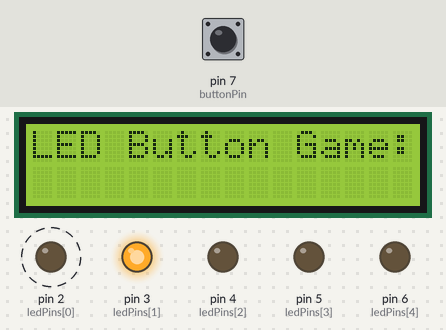
The sketch below on a simulated Arduino Uno, built with avr-gcc and run on an emulated ATmega328P. On the bench: 16×2 character LCD, output pins drawn as LEDs (lit = HIGH). Dashed ring = blinking. The inputs (shaded band) are chosen by the test bench; at power-on: pin 7 (buttonPin) LOW.

Above: at 0.36 s.
1.3 s: pin 7 (buttonPin) pulled HIGH for 3.2 s
At 2.2 s:
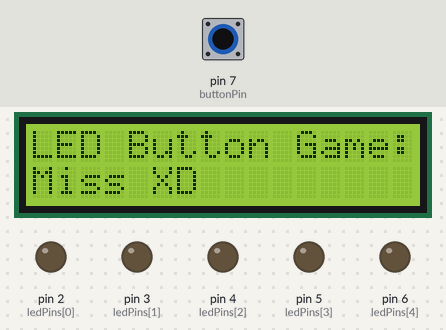
At 2.81 s:
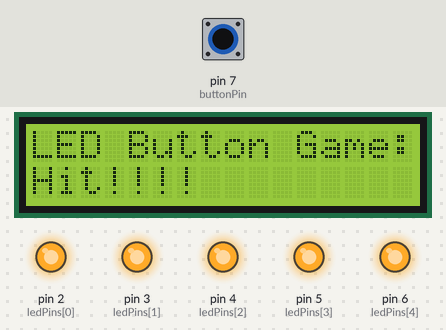
Timing chart, 0 to 12.0 s (numbered marks = the images above; inputs shaded):
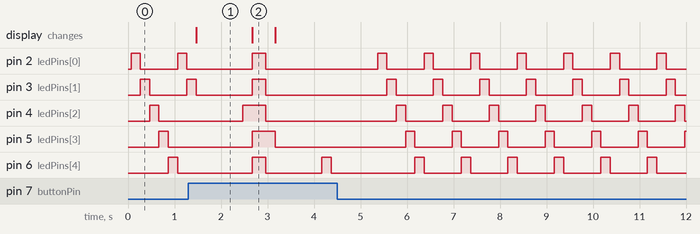

The sketch:

12C.ino
```cpp
// 12c: Print out the number of the lit LED to the LCD when the button is pushed
#include <LiquidCrystal.h>                //Load Liquid Crystal Library
LiquidCrystal LCD(10, 9, 8, 11, 12, 13);  //Create Liquid Crystal Object called LCD
const int ledPins[] = { 2, 3, 4, 5, 6 };
const int numLeds = 5;
const int delayTime = 200;  // 200ms delay between LEDs
const int buttonPin = 7;


void setup() {
  for (int i = 0; i < numLeds; i++) {
    pinMode(ledPins[i], OUTPUT);
  }
  LCD.begin(16, 2);
  LCD.setCursor(0, 0);            //Set LCD cursor to upper left corner, column 0, row 0
  LCD.print("LED Button Game:");  //Print Message on First Row
  // Initialize LED pins
  pinMode(buttonPin, INPUT);
  for (int i = 0; i < numLeds; i++) {
    pinMode(ledPins[i], OUTPUT);
  }
}

void loop() {
  for (int i = 0; i < numLeds; i++) {
    digitalWrite(ledPins[i], HIGH);
    delay(delayTime);
    if (digitalRead(buttonPin) == HIGH && i == 2) {
      // Correct timing
      LCD.setCursor(0, 1);  //Go to 1st column(column 0) and 2nd row(row 1)
      LCD.print("Hit!!!!");

      for (int k = 0; k < 3; k++) {
        for (int j = 0; j < 5; j++) {
          digitalWrite(ledPins[j], HIGH);
        }
        delay(100);
        for (int j = 0; j < 5; j++) {
          digitalWrite(ledPins[j], LOW);
        }
      }
    } else if (digitalRead(buttonPin) == HIGH) {
      // Wrong timing
      LCD.setCursor(0, 1);  //Go to 1st column(column 0) and 2nd row(row 1)
      LCD.print("Miss XD");
      for (int j = 0; j < numLeds; j++) {
        digitalWrite(ledPins[j], LOW);
      }
      delay(1000);
    }
    digitalWrite(ledPins[i], LOW);
  }
}
```

Measured:
- after the input at 1.3 s, the display: changes after 0.17 s (image 1)
- what the display in image 1 shows lasts 1.2 s, from 1.5 s to 2.7 s
- what the display in image 2 shows lasts 0.5 s, from 2.7 s to 3.2 s
